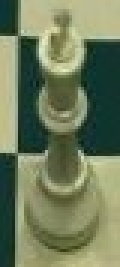
#> input picture templates/whiteKing.jpg, 40 x 89 px, given in place of 6c3885243bde5af2_jpg.rf.92bd5a7bb83cb5d8639db85d02fe7511.jpg, which was not available (shown 3 times larger)
$ python 1.py
#> lines starting #> are read from the running program, lines starting #| are printed output that depends on the picture; pictures that were not available may be replaced by others from this repository, and a replacement may not be noted
import matplotlib.pyplot as plt
import numpy as np
import cv2

img = cv2.cvtColor(cv2.imread("../train/1b4ccdf7d5ff45dc6c3885243bde5af2_jpg.rf.92bd5a7bb83cb5d8639db85d02fe7511.jpg"), cv2.COLOR_BGR2RGB)

template = cv2.cvtColor(cv2.imread("../templates/Rey.jpg"), cv2.COLOR_BGR2RGB)
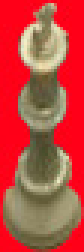
#> input picture templates/Rey.jpg, 28 x 84 px (shown 3 times larger)

print("Template Shape: ", template.shape)
#| Template Shape:  (84, 28, 3)

mapa = cv2.matchTemplate(img, template, cv2.TM_CCOEFF)

h, w = template.shape[:-1]
#> h = 84; w = 28


maxValue = max(mapa.flatten())
#> maxValue = 4182262.5
loc = np.where( mapa >= maxValue-5)
#> loc = ([1], [6])

for i in range(0, len(loc), 2):
    print("Point:", loc[i][0], loc[i+1][0])
    cv2.rectangle(img, (loc[i+1][0], loc[i][0]), (loc[i+1][0]+w, loc[i][0]+h), (0, 0, 255), 2)
#> this loop made 1 pass
#| Point: 1 6
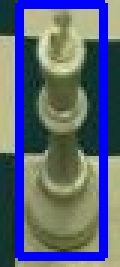
#> img: shape (89, 40, 3) (shown 3 times larger); mean R, G, B 88.7, 98.6, 120.3

fig, (p1, p2, p3) = plt.subplots(1, 3)
p1.imshow(img)
p2.imshow(template)
p3.imshow(mapa, cmap="gray")

plt.show()
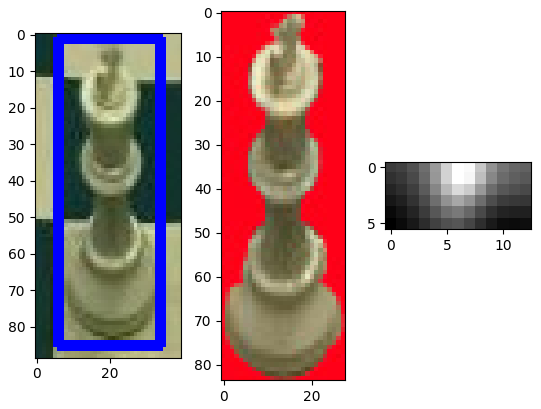
#> figure drawn by matplotlib, 3 panels
